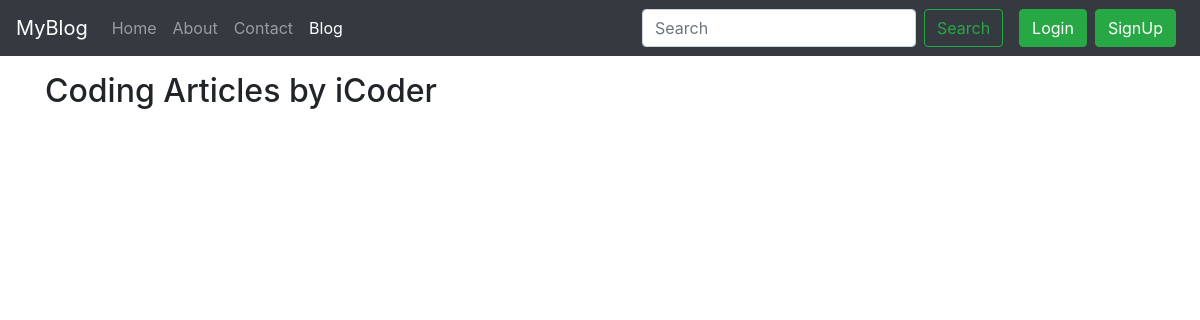
The page /blog/ on the database as committed earlier.
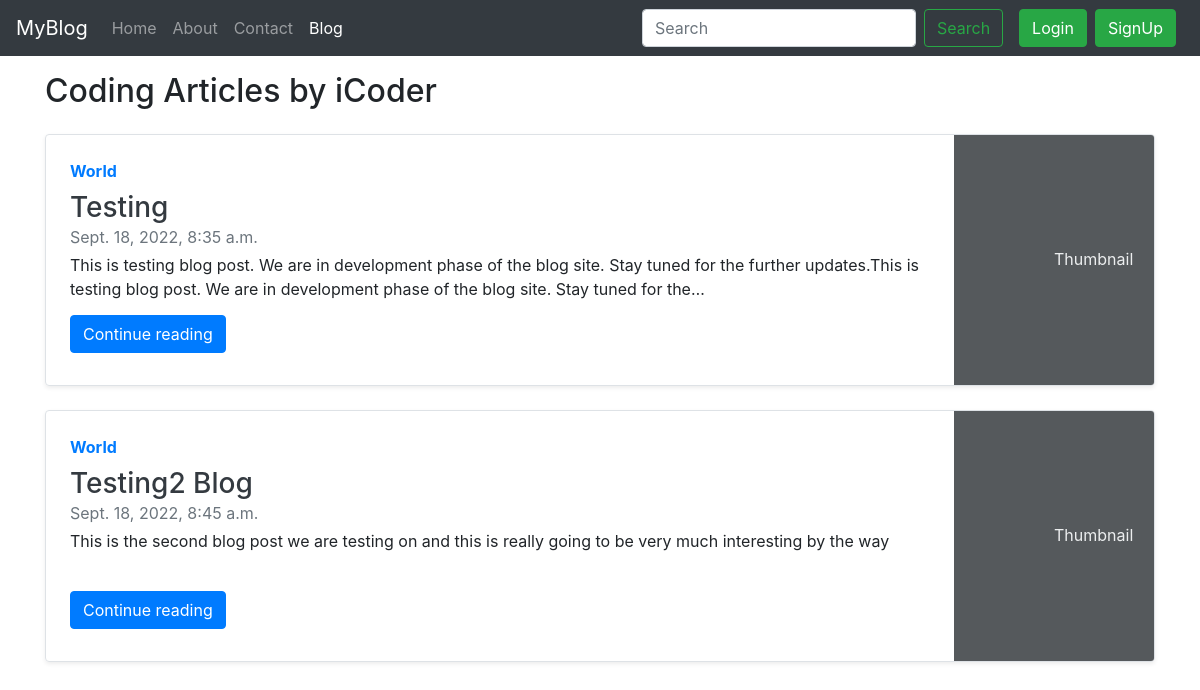
The same page on the database as committed later.
### myblog/models.py (models this page shows, shortened)
class Post(models.Model):
    sno= models.AutoField(primary_key=True)
    title= models.CharField(max_length=255)
    slug= models.CharField(max_length=150)
    content= models.TextField()
    views = models.IntegerField(default=0)
    author= models.CharField(max_length=100)
    timeStamp=models.DateTimeField(blank=True)

### myblog/views.py (the view)
# urls.py: path('', views.blogHome, name='blogHome'),
def blogHome(request):
    allPosts = Post.objects.all()
    context = {'allPosts':allPosts}
    return render(request, 'myblog/blogHome.html', context)

### templates/myblog/blogHome.html (shortened to what this page needs)
{% extends 'base.html' %}
{% block blogactive %}active{% endblock blogactive %}
{% block body %}
<div class="container my-3">
    <h2>Coding Articles by iCoder</h2>
    {% for post in allPosts %}
    <div class="row no-gutters border rounded overflow-hidden flex-md-row mb-4 shadow-sm h-md-250 my-4 position-relative">
        <div class="col p-4 d-flex flex-column position-static">
            <strong class="d-inline-block mb-2 text-primary">World</strong>
            <h3 class="mb-0"><a class="text-dark" href="/blog/{{post.slug}}">{{post.title}}</a></h3>
            <div class="mb-1 text-muted">{{post.timeStamp}}</div>
            <p class="card-text mb-auto">{{post.content | truncatechars:200 }}</p>
            <div class="my-2">
                <a href="/blog/{{post.slug}}" role="button" class="btn btn-primary">Continue reading</a>
            </div>
        </div>
        <div class="col-auto d-none d-lg-block">
            <svg class="bd-placeholder-img" width="200" height="250" xmlns="http://www.w3.org/2000/svg"
                preserveAspectRatio="xMidYMid slice" focusable="false" role="img" aria-label="Placeholder: Thumbnail">
                <rect width="100%" height="100%" fill="#55595c"></rect><text x="50%" y="50%" fill="#eceeef"
                    dy=".3em">Thumbnail</text>
            </svg>
        </div>
    </div>
    {% endfor %}
</div>
{% endblock body %}

Rows that differ between the two databases and show on the page:
added Post: title "Testing", timeStamp "Sept. 18, 2022, 8:35 a.m.", content "This is testing blog post. We are in development phase of the blog site. Stay tuned for the further updates.This is testing blog post. We are in development phase of the blog site. Stay tuned for the…"
added Post: title "Testing2 Blog", timeStamp "Sept. 18, 2022, 8:45 a.m.", content "This is the second blog post we are testing on and this is really going to be very much interesting by the way"
